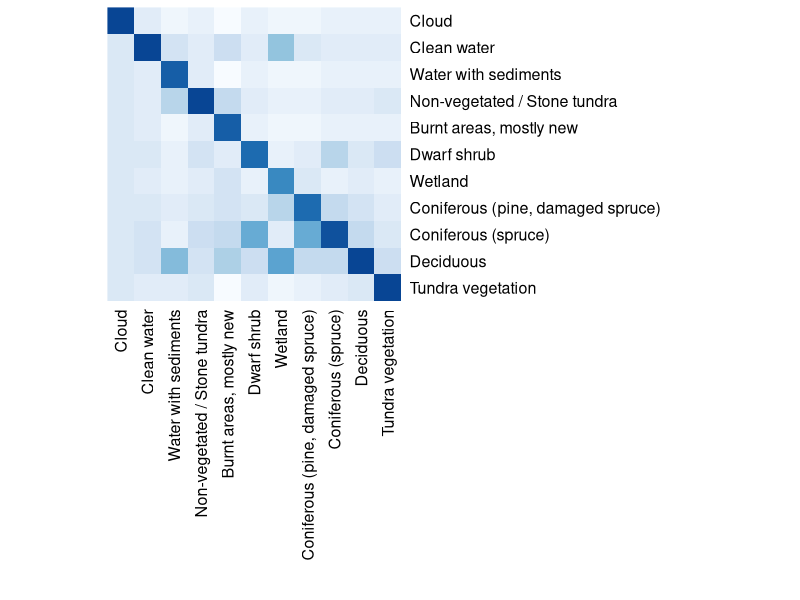

Write R code to recreate this figure.
library(RColorBrewer)

cm <- rbind(
    c(2977, 3, 0, 0, 0, 5, 0, 2, 6, 0, 7),
    c(0, 2409, 2, 10, 0, 112, 27, 54, 175, 208, 3),
    c(0, 152, 789, 278, 2, 61, 39, 76, 46, 419, 81),
    c(0, 42, 21, 1957, 15, 219, 18, 102, 281, 217, 128),
    c(0, 93, 1, 102, 308, 42, 71, 69, 97, 124, 0),
    c(0, 73, 1, 72, 0, 1432, 3, 132, 894, 282, 111),
    c(0, 195, 4, 32, 3, 19, 338, 142, 45, 280, 0),
    c(0, 166, 1, 25, 1, 121, 148, 1281, 860, 386, 11),
    c(0, 56, 0, 79, 1, 454, 15, 361, 1572, 360, 102),
    c(0, 51, 1, 71, 2, 164, 44, 197, 409, 1944, 117),
    c(0, 25, 2, 179, 1, 357, 4, 51, 178, 354, 1849)
)

nms <- c(
    "Cloud",
    "Clean water",
    "Water with sediments",
    "Non-vegetated / Stone tundra",
    "Burnt areas, mostly new",
    "Dwarf shrub",
    "Wetland",
    "Coniferous (pine, damaged spruce)",
    "Coniferous (spruce)",
    "Deciduous",
    "Tundra vegetation"
   )

cl <- colorRampPalette(brewer.pal(8, "Blues"))(25)

pdf("/Volumes/Caffeine/Data/Landsat/results/v11/confusion-matrix.pdf", height=7, width=7)
heatmap(t(cm), Rowv=NA, Colv=NA, scale="col", revC=TRUE, labRow=nms, labCol=nms, margins=c(18,18), col=cl)
dev.off()
